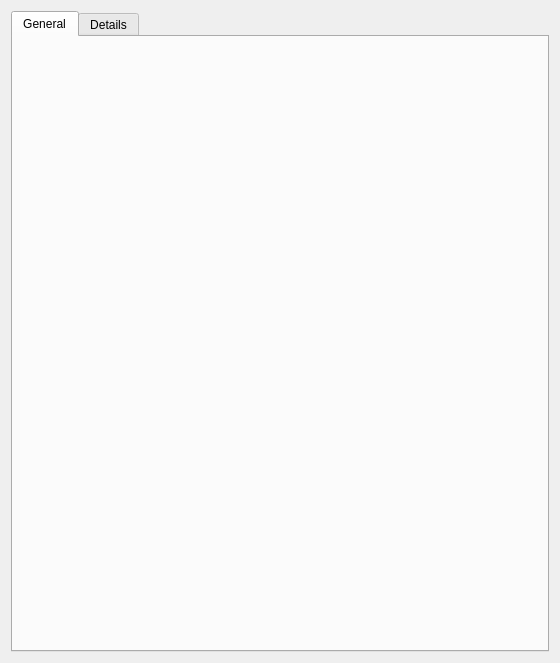
<?xml version="1.0" encoding="UTF-8"?>
<ui version="4.0">
 <class>CertificateViewer</class>
 <widget class="QWidget" name="CertificateViewer">
  <property name="geometry">
   <rect>
    <x>0</x>
    <y>0</y>
    <width>560</width>
    <height>663</height>
   </rect>
  </property>
  <property name="windowTitle">
   <string>Certificate Viewer</string>
  </property>
  <layout class="QGridLayout" name="gridLayout">
   <item row="0" column="0">
    <widget class="QTabWidget" name="tabWidget">
     <property name="currentIndex">
      <number>0</number>
     </property>
     <widget class="CertificateGeneralTab" name="tabGeneral">
      <attribute name="title">
       <string>General</string>
      </attribute>
     </widget>
     <widget class="QWidget" name="tabDetails">
      <attribute name="title">
       <string>Details</string>
      </attribute>
     </widget>
    </widget>
   </item>
  </layout>
 </widget>
 <customwidgets>
  <customwidget>
   <class>CertificateGeneralTab</class>
   <extends>QWidget</extends>
   <header>CertificateGeneralTab.h</header>
   <container>1</container>
  </customwidget>
 </customwidgets>
 <resources/>
 <connections/>
</ui>
